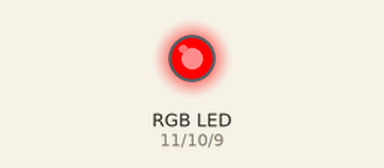
Recording of a sketch running on a simulated Arduino Uno, built with avr-gcc and run on an emulated ATmega328P. On the bench: an RGB LED mixed from three pins (HIGH = lit).

Above: at 0.5 s.
At 2.5 s:
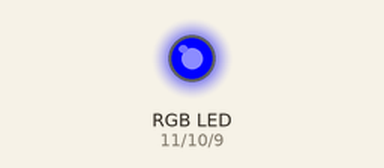
At 3.5 s:
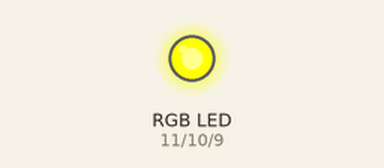
At 4.5 s:
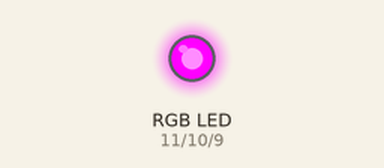
At 6.5 s:
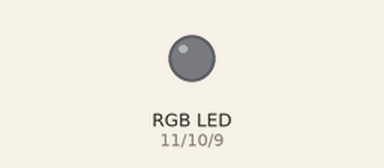
At 8.5 s:
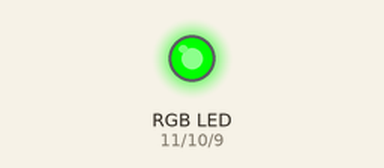
Timing chart, 0 to 9.1 s (numbered marks = the images above):
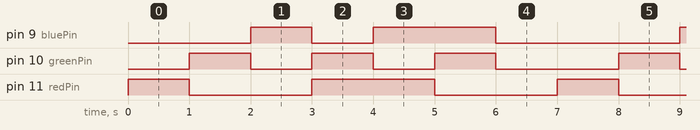

The sketch:

code.ino
```cpp
// RGB LED Blinking with Arduino UNO

int redPin = 11;
int greenPin = 10;
int bluePin = 9;

void setup() {
  pinMode(redPin, OUTPUT);
  pinMode(greenPin, OUTPUT);
  pinMode(bluePin, OUTPUT);
}

void loop() {

  // Red
  digitalWrite(redPin, HIGH);
  digitalWrite(greenPin, LOW);
  digitalWrite(bluePin, LOW);
  delay(1000);

  // Green
  digitalWrite(redPin, LOW);
  digitalWrite(greenPin, HIGH);
  digitalWrite(bluePin, LOW);
  delay(1000);

  // Blue
  digitalWrite(redPin, LOW);
  digitalWrite(greenPin, LOW);
  digitalWrite(bluePin, HIGH);
  delay(1000);

  // Yellow
  digitalWrite(redPin, HIGH);
  digitalWrite(greenPin, HIGH);
  digitalWrite(bluePin, LOW);
  delay(1000);

  // Purple
  digitalWrite(redPin, HIGH);
  digitalWrite(greenPin, LOW);
  digitalWrite(bluePin, HIGH);
  delay(1000);

  // Cyan
  digitalWrite(redPin, LOW);
  digitalWrite(greenPin, HIGH);
  digitalWrite(bluePin, HIGH);
  delay(1000);

  // Turn OFF
  digitalWrite(redPin, LOW);
  digitalWrite(greenPin, LOW);
  digitalWrite(bluePin, LOW);
  delay(1000);
}
```

Measured:
- by itself, pin 9 (bluePin): repeats every 7.0 s: LOW 1.0 s, HIGH 2.0 s, LOW 3.0 s, HIGH 1.0 s
- by itself, pin 10 (greenPin): repeats every 7.0 s: 2 × (LOW 1.0 s, HIGH 1.0 s), LOW 2.0 s, HIGH 1.0 s
- by itself, pin 11 (redPin): repeats every 7.0 s: LOW 2.0 s, HIGH 2.0 s, LOW 2.0 s, HIGH 1.0 s
